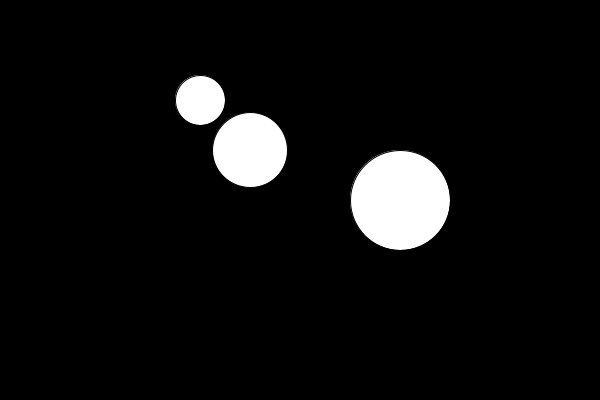
Frame 1 (no input)
Frame 60 (the mouse pressed at the canvas centre just before this capture): identical to frame 1, image omitted
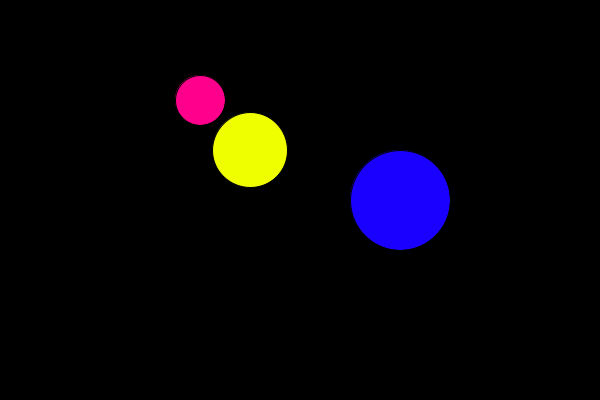
Frame 120 (the mouse held since frame 60 and released just before this capture)

The Processing sketch that drew these frames (run headless with seeded random() and noise(); from frame 60 on, the mouse is pressed at the canvas centre):

// Processing sketch: processing_186491
// ── processing_186491.pde

void setup() {
  size (600,400);
}

void draw() {
  background (0);
  ellipse (250,150,75,75);
  if (mousePressed)
  fill(26,0,255);
  ellipse (400,200,100,100);
  if (mousePressed) 
    fill(255,0,141);
  ellipse (200,100,50,50);
  if (mousePressed) {
    fill(239,255,0);
  
    
  } else {
    fill(255);
  }
 
  
} 
